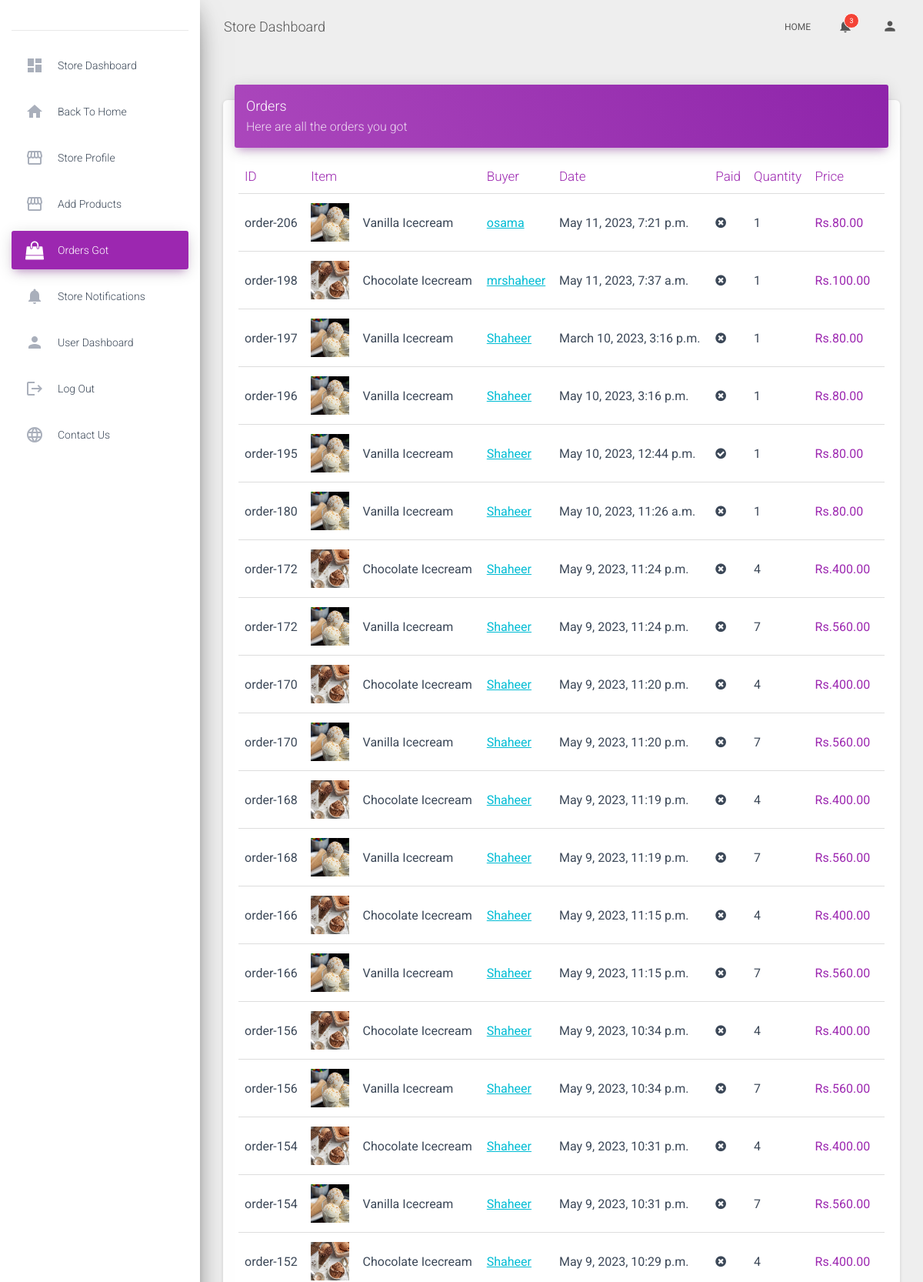
/vendor-orders/ (signed in, upper part), run on the app's committed database.
### core/models.py (models this page shows, shortened)
class CartOrderItems(models.Model):
    order = models.ForeignKey(CartOrder, on_delete=models.CASCADE)
    invoice_no = models.CharField(max_length=200)
    product_status = models.CharField(max_length=200)
    item = models.CharField(max_length=200)
    image = models.CharField(max_length=200)
    qty = models.IntegerField(default=0)
    price = models.DecimalField(max_digits=999999, decimal_places=2, default="100")
    total = models.DecimalField(max_digits=999999, decimal_places=2, default="100")
    product = models.ForeignKey(Product, on_delete=models.SET_NULL, null=True)
    class Meta:
        verbose_name_plural = "Cart Order Items"

class CartOrder(models.Model):
    user = models.ForeignKey(User, on_delete=models.CASCADE)
    price = models.DecimalField(max_digits=999999, decimal_places=2, default="100")
    paid_status = models.BooleanField(default=False)
    order_date = models.DateTimeField(auto_now_add=True)
    product_status = models.CharField(choices=STATUS_CHOICE, max_length=30, default="processing")
    payment_method = models.CharField(choices=PAYMENT_METHOD, max_length=255, null=True, default="cod")
    class Meta:
        verbose_name_plural = "Cart Orders"

class Product(models.Model):
    pid = ShortUUIDField(unique=True, length=10, max_length=30, alphabet="abcdefgh12345")
    title = models.CharField(max_length=100, default="Fresh product")
    image = models.ImageField(upload_to=user_directory_path, default="product.jpg")
    description = RichTextUploadingField(null=True, blank=True, default="This is the Product")
    user = models.ForeignKey(User, on_delete=models.SET_NULL, null=True)
    category = models.ForeignKey(Category, on_delete=models.SET_NULL, null=True, related_name="category")
    vendor = models.ForeignKey(Vendor, on_delete=models.SET_NULL, null=True, related_name="vendorproducts")
    price = models.DecimalField(max_digits=999999, decimal_places=2, default="100")
    old_price = models.DecimalField(max_digits=999999, decimal_places=2, default="200")
    tags = TaggableManager(blank=True)
    days_return = models.CharField(max_length=100, null=True, default="100")
    warranty_period = models.CharField(max_length=100, null=True, default="100")
    specification = RichTextUploadingField(null=True, blank=True)
    product_status = models.CharField(choices=STATUS, max_length=10, default="published")
    status = models.BooleanField(default=True)
    in_stock = models.BooleanField(default=True)
    featured = models.BooleanField(default=True)
    digital = models.BooleanField(default=False)
    sku = ShortUUIDField(unique=True, length=5, max_length=10, alphabet="1234567890")
    date = models.DateTimeField(auto_now_add=True)
    updated = models.DateTimeField(null=True, blank=True)
    class Meta:
        verbose_name_plural = "Products"
    def product_image(self):
        return mark_safe('<img src="%s" width="50" height="50"/>'% (self.image.url))

### userauths/models.py (models this page shows)
class User(AbstractUser):
    email=models.EmailField(unique=True)
    username=models.CharField(max_length=100)
    bio=models.CharField(max_length=255)
    is_vendor = models.BooleanField(null=True, default=False)
    USERNAME_FIELD = "email"
    REQUIRED_FIELDS = ["username"]
    def __str__(self):
        return self.username

### core/views.py (the view)
# urls.py: path('vendor-orders/', views.vendor_orders, name='vendor-orders'),
@login_required
def vendor_orders(request):
    if not Vendor.objects.filter(user=request.user).exists():
        messages.warning(request, "You first need to create your Store")
        return redirect('create-vendor-profile')
    vendor = Vendor.objects.get(user=request.user)
    orders = CartOrderItems.objects.filter(product__vendor=vendor, order__payment_method="cod").order_by("-id")
    context = {
        "order": orders,
    }
    return render(request, "core/vendor-orders.html", context)

### templates/core/vendor-orders.html (shortened to what this page needs)
{% extends 'core/base3.html' %}
{% block body %}
{% load static %}
<div class="content" style="overflow-y: scroll;">
  <div class="container-fluid">
    <div class="row">
      <div class="col-md-12">
        <div class="card">
          <div class="card-header card-header-primary">
            <h4 class="card-title">Orders</h4>
            <p class="card-category">Here are all the orders you got</p>
          </div>
          <div class="card-body">
            <div class="table-responsive">
              <table class="table">
                <thead class="text-primary">
                  <th>ID</th>
                  <th colspan="2">Item</th>
                  <th>Buyer</th>
                  <th>Date</th>
                  <th>Paid</th>
                  <th>Quantity</th>
                  <th>Price</th>
                </thead>
                <tbody>
                  {% for o in order %}
                  <tr>
                    <td>order-{{o.order.id}}</td>
                    <td>{{o.product.product_image}}</td>
                    <td>{{o.product.title}}</td>
                    <td><a href="{% url 'customer-profile' o.order.user.id %}"
                        style="text-decoration: underline; color: #00bcd4;">{{o.order.user}}</a></td>
                    <td>{{o.order.order_date}}</td>
                    {% if o.order.paid_status == True %}
                    <td><i class="fa fa-check-circle"></i></td>
                    {% else %}
                    <td><i class="fa fa-times-circle"></i></td>
                    {% endif %}
                    <td>{{o.qty}}</td>
                    <td class="text-primary">Rs.{{o.total}}</td>
                  </tr>
                  {% endfor %}
                </tbody>
              </table>
            </div>
          </div>
        </div>
      </div>
    </div>
  </div>
</div>
{% endblock body %}

### data on the page
CartOrderItems: order.id "206", product.product_image (picture), product "Vanilla Icecream", order.user "osama", order.order_date "May 11, 2023, 7:21 p.m.", qty "1", total "80.00"
CartOrderItems: order.id "198", product.product_image (picture), product "Chocolate Icecream", order.user "mrshaheer", order.order_date "May 11, 2023, 7:37 a.m.", qty "1", total "100.00"
CartOrderItems: order.id "197", product.product_image (picture), product "Vanilla Icecream", order.user "Shaheer", order.order_date "March 10, 2023, 3:16 p.m.", qty "1", total "80.00"
CartOrderItems: order.id "196", product.product_image (picture), product "Vanilla Icecream", order.user "Shaheer", order.order_date "May 10, 2023, 3:16 p.m.", qty "1", total "80.00"
CartOrderItems: order.id "195", product.product_image (picture), product "Vanilla Icecream", order.user "Shaheer", order.order_date "May 10, 2023, 12:44 p.m.", qty "1", total "80.00"
CartOrderItems: order.id "180", product.product_image (picture), product "Vanilla Icecream", order.user "Shaheer", order.order_date "May 10, 2023, 11:26 a.m.", qty "1", total "80.00"
CartOrderItems: order.id "172", product.product_image (picture), product "Chocolate Icecream", order.user "Shaheer", order.order_date "May 9, 2023, 11:24 p.m.", qty "4", total "400.00"
CartOrderItems: order.id "172", product.product_image (picture), product "Vanilla Icecream", order.user "Shaheer", order.order_date "May 9, 2023, 11:24 p.m.", qty "7", total "560.00"
CartOrderItems: order.id "170", product.product_image (picture), product "Chocolate Icecream", order.user "Shaheer", order.order_date "May 9, 2023, 11:20 p.m.", qty "4", total "400.00"
CartOrderItems: order.id "170", product.product_image (picture), product "Vanilla Icecream", order.user "Shaheer", order.order_date "May 9, 2023, 11:20 p.m.", qty "7", total "560.00"
CartOrderItems: order.id "168", product.product_image (picture), product "Chocolate Icecream", order.user "Shaheer", order.order_date "May 9, 2023, 11:19 p.m.", qty "4", total "400.00"
CartOrderItems: order.id "168", product.product_image (picture), product "Vanilla Icecream", order.user "Shaheer", order.order_date "May 9, 2023, 11:19 p.m.", qty "7", total "560.00"
CartOrderItems: order.id "166", product.product_image (picture), product "Chocolate Icecream", order.user "Shaheer", order.order_date "May 9, 2023, 11:15 p.m.", qty "4", total "400.00"
CartOrderItems: order.id "166", product.product_image (picture), product "Vanilla Icecream", order.user "Shaheer", order.order_date "May 9, 2023, 11:15 p.m.", qty "7", total "560.00"
CartOrderItems: order.id "156", product.product_image (picture), product "Chocolate Icecream", order.user "Shaheer", order.order_date "May 9, 2023, 10:34 p.m.", qty "4", total "400.00"
CartOrderItems: order.id "156", product.product_image (picture), product "Vanilla Icecream", order.user "Shaheer", order.order_date "May 9, 2023, 10:34 p.m.", qty "7", total "560.00"
CartOrderItems: order.id "154", product.product_image (picture), product "Chocolate Icecream", order.user "Shaheer", order.order_date "May 9, 2023, 10:31 p.m.", qty "4", total "400.00"
CartOrderItems: order.id "154", product.product_image (picture), product "Vanilla Icecream", order.user "Shaheer", order.order_date "May 9, 2023, 10:31 p.m.", qty "7", total "560.00"
CartOrderItems: order.id "152", product.product_image (picture), product "Chocolate Icecream", order.user "Shaheer", order.order_date "May 9, 2023, 10:29 p.m.", qty "4", total "400.00"

### other printed values
{{ unread_ven_noti|length }} "3"
